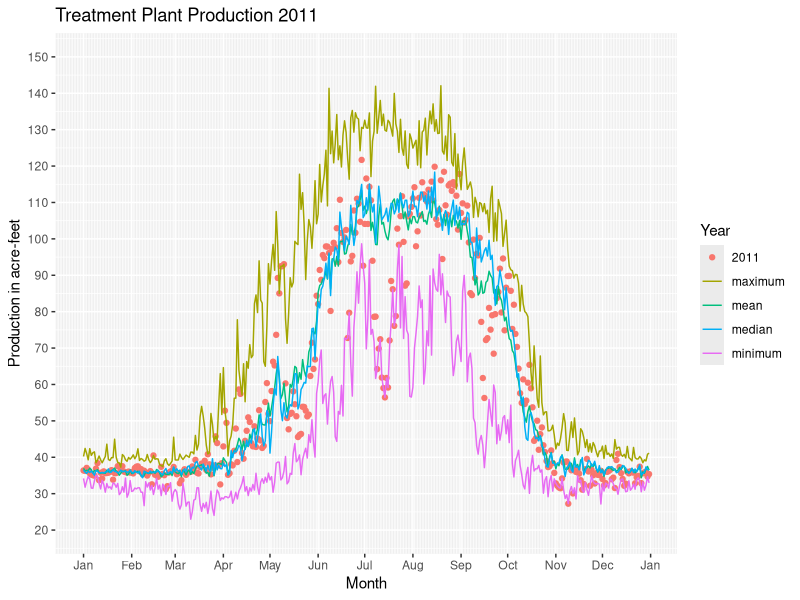

Write the R code that produced this figure.
# Copyright: City of Thornton Water Resources
# Author: John Orr
# Plot dfinal data
# This program plots the production data from dfinal.csv. Each daily data point
# is represented by year as a different color. Maximum values for each day are
# shown by a line, as is minimum, and the mean and the median acre-feet per capita per day.
# 
library(ggplot2)
library(scales)
#
# Open dfinal.csv
#
dfinal <- read.csv("dfinal.csv", header = TRUE, sep = ",", 
                   stringsAsFactors = FALSE, check.names = FALSE)
#
# Transform the Month_Day column so that ggplot can treat it as a date
# sequence for plotting
#
dfinal$Month_Day <- as.Date(paste("2021-", dfinal$Month_Day, sep = ""))
#
# Used during testing
# View(dfinal)
#
# create the plot
p <- ggplot(dfinal) + 
  geom_point(aes(x = Month_Day, y = `2011`, color = "2011")) + 
  geom_line(aes(x = Month_Day, y = Mean, color="mean")) +
  geom_line(aes(x = Month_Day, y = Median, color="median")) +
  geom_line(aes(x = Month_Day, y = Maximum, color = "maximum")) +
  geom_line(aes(x = Month_Day, y = Minimum, color = "minimum")) +
  scale_color_discrete(name = "Year") +
  scale_y_continuous(breaks = seq(20, 150, by=10), limits=c(20,150)) +
  scale_x_date(breaks = "1 month", minor_breaks = "1 day", labels=date_format("%b")) +
  labs(x = "Month", y = "Production in acre-feet", title = "Treatment Plant Production 2011")
#
# Display the plot
#
print(p)
#
# End of production_2011_mean_median_maximum_minimum.R